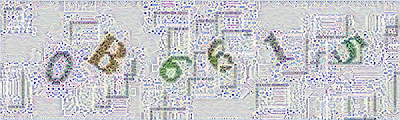
#> input picture img_processing/contours/halftone.png, 400 x 120 px
$ jupyter execute demo.ipynb   (shell and % lines are left out)   (older library calls are emulated)
#> lines starting #> are read from the running program, lines starting #| are printed output that depends on the picture; after the words box and inside, x2 and y2 are one past the last pixel; in counts of white or black regions, pixels touching at a corner belong together
[cell 1]
import cv2 as cv
import numpy as np
from matplotlib import pyplot as plt
import os

[cell 2]
def img_show(img):
    fig = plt.figure()
    plt.imshow(img)
    plt.xticks([])
    plt.yticks([])
    plt.show()

[cell 3]
def img_save(img, img_name):
    fig = plt.figure()
    plt.imshow(img)
    plt.xticks([])
    plt.yticks([])
    path = 'digits/%s' % str(np.random.rand())[2:]
    fig.savefig(path, bbox_inches='tight', pad_inches=0)
    plt.show()

[cell 4]
def main():
    img = cv.imread('halftone.png', 0)
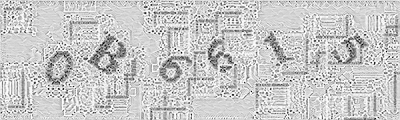
#> img: shape (120, 400); min 0, max 255, mean 200
    ret, thresh = cv.threshold(img, 125, 255, cv.THRESH_BINARY)
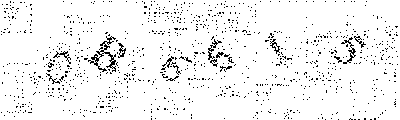
#> thresh: shape (120, 400); 94.8% white; black in thin lines or dots
    img2, contours, hierarchy = cv.findContours(thresh, cv.RETR_LIST, cv.CHAIN_APPROX_SIMPLE)
#> contours = 1169 contours, 1140 with area under 20; largest, box (x1, y1, x2, y2) and area: (0, 0, 400, 120) 47457, (269, 41, 281, 55) 64, (103, 51, 115, 63) 50, (90, 53, 100, 63) 49, (118, 47, 127, 58) 49
    img_show(img)
    for i, j in enumerate(contours):
        [x,y,w,h] = cv.boundingRect(j)
        if  h > 10:
            cv.rectangle(thresh, (x - 10, y - 10), (x + w + 10, y + h + 10), (0, 255, 0), 2)
            roi = thresh[y - 10 : y + h + 10, x - 10 : x + w + 10]
            img_save(roi, i)
            roismall = cv.resize(roi, (10, 10))
            roismall = roismall.reshape((1, 100))
            roismall = np.float32(roismall)
#> this loop made 1169 passes
#> (j, x, y, w, h) on passes 1 to 3: ([[349, 118], [350, 117], [351, 118], [350, 119]], 349, 117, 3, 3), ([[330, 118], [331, 117], [332, 118], [331, 119]], 330, 117, 3, 3), ([[317, 118], [318, 117], [319, 118], [318, 119]], 317, 117, 3, 3)
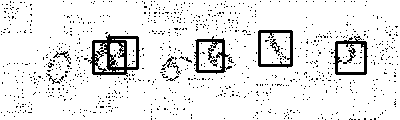
#> thresh: shape (120, 400); 91.4% white; 942 black regions (931 under 20 px), largest, box (x1, y1, x2, y2) and area: (88, 34, 140, 77) 947, (333, 36, 368, 75) 486, (194, 36, 232, 74) 472
    img_save(thresh, 0)

$ run again, with img_processing/contours/4A876.png copied over img_processing/contours/halftone.png
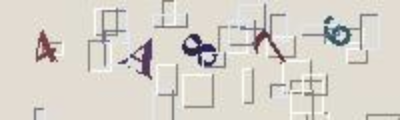
#> input picture img_processing/contours/4A876.png, 400 x 120 px
#> in main, `ret, thresh = cv.threshold(img, 125, 255, cv.THRESH_BINARY)`:
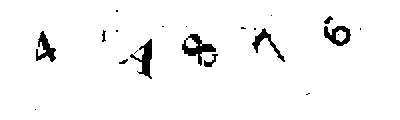
#> thresh: shape (120, 400); 96.3% white; 21 black regions (12 under 20 px)
#> contours = 29 contours, 18 with area under 20; largest, box (x1, y1, x2, y2) and area: (0, 0, 400, 120) 47481, (181, 33, 217, 67) 470, (323, 25, 352, 47) 422, (129, 38, 153, 80) 400, (35, 30, 57, 63) 347
#> the loop in main, `for i, j in enumerate(contours):` made 29 passes
#> (x, y, w, h) on passes 2, 3, 5, 12, 17, 19, 21, 22: (305, 93, 4, 3), (307, 92, 4, 3), (118, 58, 11, 7), (185, 37, 4, 4), (115, 29, 4, 4), (359, 27, 3, 4), (253, 27, 4, 4), (240, 26, 7, 4)
#> after the loop in main, `for i, j in enumerate(contours):`:
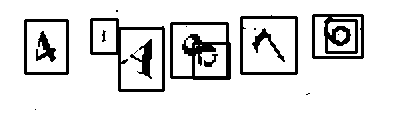
#> thresh: shape (120, 400); 88.1% white; 17 black regions (7 under 20 px), largest, box (x1, y1, x2, y2) and area: (170, 22, 231, 80) 1310, (312, 14, 364, 59) 1182, (90, 18, 165, 92) 985
